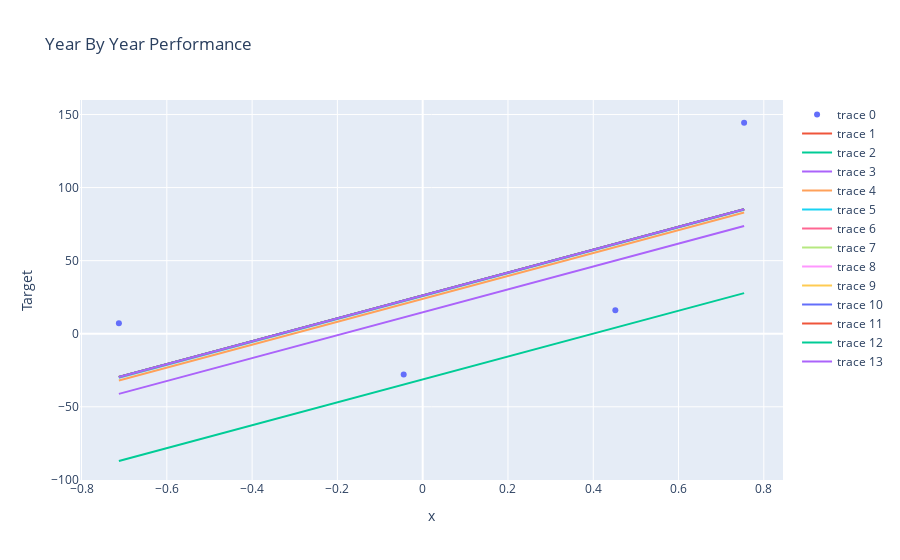

The cell this chart's notebook holds for it:
### Code cell
# Do it in Loop
b = -261
m = 78.35
lr = 0.1
epoachs = 0
yPred = 0
loss_slope = 0
trace0 = go.Scatter(x=x.flatten(), y=y, mode= "markers")
trace = go.Scatter(x=x.flatten(), y=reg.predict(x), mode='lines')
data = [trace0, trace]
loss_slope = 25
# for i in range(epoachs):
while (abs((b - (lr * loss_slope)) - b) >= 0.00001):
    loss_slope = -2 * np.sum(y-m * x.ravel() - b)
    b = b - (lr * loss_slope) 
    yPred = (m * x + b).reshape(4)

    data.append(go.Scatter(x=x.flatten(), y=yPred, mode='lines'))
    epoachs +=1
print(epoachs)

layout = go.Layout(title="Year By Year Performance", xaxis={
                   "title": "x"}, yaxis={"title": "Target"})
fig = go.Figure(data, layout)
fig.show()

### Figure 1 — Plotly figure (JSON) as saved in the notebook; plotly's stock layout.template omitted (floating-point values rounded to 4 significant figures)
{"data": [{"mode": "markers", "type": "scatter", "x": [-0.7124, 0.4518, -0.0445, 0.7538], "y": [7.218, 16.05, -27.84, 144.4]}, {"mode": "lines", "type": "scatter", "x": [-0.7124, 0.4518, -0.0445, 0.7538], "y": [-29.66, 61.56, 22.67, 85.22]}, {"mode": "lines", "type": "scatter", "x": [-0.7124, 0.4518, -0.0445, 0.7538], "y": [-87.09, 4.127, -34.76, 27.79]}, {"mode": "lines", "type": "scatter", "x": [-0.7124, 0.4518, -0.0445, 0.7538], "y": [-41.14, 50.07, 11.19, 73.73]}, {"mode": "lines", "type": "scatter", "x": [-0.7124, 0.4518, -0.0445, 0.7538], "y": [-31.95, 59.26, 20.38, 82.92]}, {"mode": "lines", "type": "scatter", "x": [-0.7124, 0.4518, -0.0445, 0.7538], "y": [-30.12, 61.1, 22.21, 84.76]}, {"mode": "lines", "type": "scatter", "x": [-0.7124, 0.4518, -0.0445, 0.7538], "y": [-29.75, 61.47, 22.58, 85.13]}, {"mode": "lines", "type": "scatter", "x": [-0.7124, 0.4518, -0.0445, 0.7538], "y": [-29.67, 61.54, 22.65, 85.2]}, {"mode": "lines", "type": "scatter", "x": [-0.7124, 0.4518, -0.0445, 0.7538], "y": [-29.66, 61.56, 22.67, 85.21]}, {"mode": "lines", "type": "scatter", "x": [-0.7124, 0.4518, -0.0445, 0.7538], "y": [-29.66, 61.56, 22.67, 85.22]}, {"mode": "lines", "type": "scatter", "x": [-0.7124, 0.4518, -0.0445, 0.7538], "y": [-29.66, 61.56, 22.67, 85.22]}, {"mode": "lines", "type": "scatter", "x": [-0.7124, 0.4518, -0.0445, 0.7538], "y": [-29.66, 61.56, 22.67, 85.22]}, {"mode": "lines", "type": "scatter", "x": [-0.7124, 0.4518, -0.0445, 0.7538], "y": [-29.66, 61.56, 22.67, 85.22]}, {"mode": "lines", "type": "scatter", "x": [-0.7124, 0.4518, -0.0445, 0.7538], "y": [-29.66, 61.56, 22.67, 85.22]}], "layout": {"title": {"text": "Year By Year Performance"}, "xaxis": {"title": {"text": "x"}}, "yaxis": {"title": {"text": "Target"}}}}
